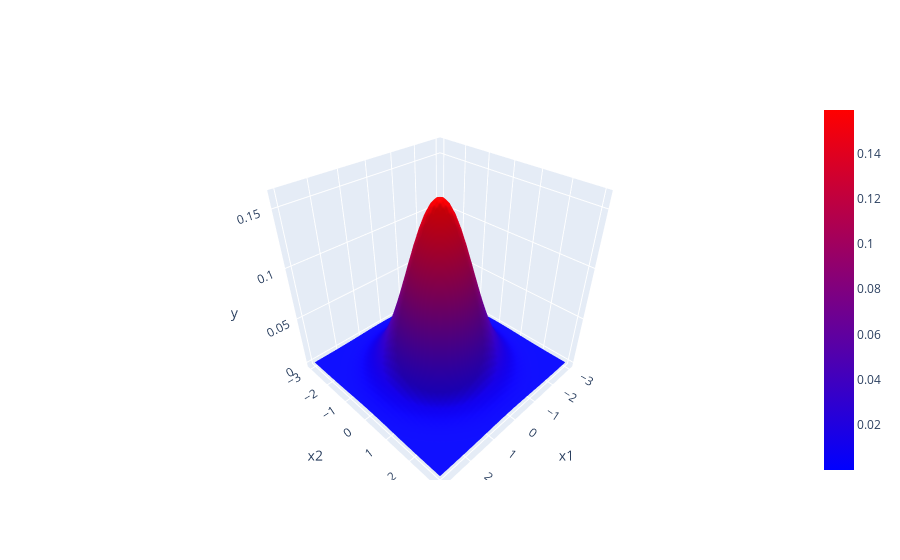

Here is the notebook cell this chart was saved with:
### Code cell
plot_3d()

### Figure 1 — Plotly figure (JSON) as saved in the notebook; plotly's stock layout.template omitted (floating-point values rounded to 4 significant figures; data arrays with more than 128 entries replaced by an {"elided": "..."} marker saying what was removed)
{"data": [{"colorscale": [[0, "blue"], [1, "red"]], "type": "surface", "x": {"elided": "51x51 float values"}, "y": {"elided": "51x51 float values"}, "z": {"elided": "51x51 float values"}}], "layout": {"scene": {"xaxis": {"title": {"text": "x1"}}, "yaxis": {"title": {"text": "x2"}}, "zaxis": {"title": {"text": "y"}}}}}
